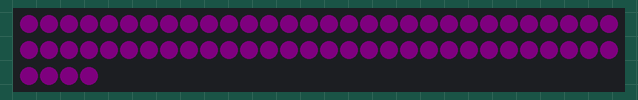
The sketch below on a simulated Arduino Uno, built with avr-gcc and run on an emulated ATmega328P. On the bench: 64 RGB LEDs in strip order, left to right, continuing on the next row. Dim RGB values are drawn brighter than linear.

Above: at 0.4 s.

The sketch:

ULTiM8x8Test.ino
```cpp
#include <FastLED.h>
#include <SPI.h>

CRGB primary_colors[6] = {
  CRGB(255, 0, 0),
  CRGB(0, 255, 0),
  CRGB(0, 0, 255),
  CRGB(255, 255, 0),
  CRGB(0, 255, 255),
  CRGB(255, 0, 255),
};

const byte N_ROW = 8;
const byte N_COL = 8;
const uint16_t NUMPIXELS = N_ROW * N_COL;
CRGB leds[NUMPIXELS];

int32_t snake(byte row, byte col){
  return ((col % 2 == 0) * (col * 8 + 7 - row) +
	  (col % 2 == 1) * (col * 8 + row));
}

void setPixel(uint8_t row, uint8_t col, const struct CRGB & color){
  if(row >= N_ROW){
  }
  else if(col >= N_COL){
  }
  else{
    uint16_t pos = snake(row, col);
    leds[pos] = color;
  }
}

uint8_t brightness = 4;

void setup() {
  Serial.begin(115200);
  FastLED.setBrightness(brightness);
  FastLED.addLeds<APA102, SCK, MOSI, BGR, DATA_RATE_MHZ(25)>(leds, NUMPIXELS);
  FastLED.show(); // Turn all LEDs off ASAP
}

void loop() {
  for(int color_i=0; color_i<6; color_i++){
    for(int row=0; row<8; row++){
      for(int col=0; col<8; col++){
	setPixel(row, col, primary_colors[color_i]);
	FastLED.show();
      }
    }
  }
}
```
